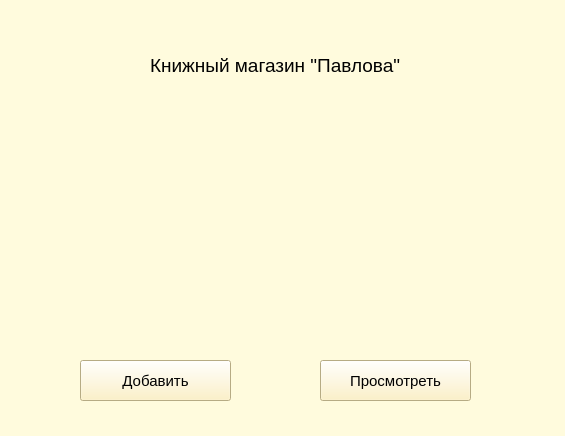
<?xml version="1.0" encoding="UTF-8"?>
<ui version="4.0">
 <class>Form</class>
 <widget class="QWidget" name="Form">
  <property name="geometry">
   <rect>
    <x>0</x>
    <y>0</y>
    <width>565</width>
    <height>436</height>
   </rect>
  </property>
  <property name="windowTitle">
   <string>Form</string>
  </property>
  <property name="styleSheet">
   <string notr="true">background-color: rgb(255, 251, 221);</string>
  </property>
  <widget class="QLabel" name="label">
   <property name="geometry">
    <rect>
     <x>150</x>
     <y>50</y>
     <width>251</width>
     <height>31</height>
    </rect>
   </property>
   <property name="font">
    <font>
     <pointsize>14</pointsize>
    </font>
   </property>
   <property name="text">
    <string>Книжный магазин &quot;Павлова&quot;</string>
   </property>
  </widget>
  <widget class="QPushButton" name="pushButton1">
   <property name="geometry">
    <rect>
     <x>80</x>
     <y>360</y>
     <width>151</width>
     <height>41</height>
    </rect>
   </property>
   <property name="font">
    <font>
     <pointsize>11</pointsize>
    </font>
   </property>
   <property name="styleSheet">
    <string notr="true">background-color: rgb(255, 240, 185);</string>
   </property>
   <property name="text">
    <string>Добавить</string>
   </property>
  </widget>
  <widget class="QPushButton" name="pushButton_2">
   <property name="geometry">
    <rect>
     <x>320</x>
     <y>360</y>
     <width>151</width>
     <height>41</height>
    </rect>
   </property>
   <property name="font">
    <font>
     <pointsize>11</pointsize>
    </font>
   </property>
   <property name="styleSheet">
    <string notr="true">background-color: rgb(255, 240, 185);</string>
   </property>
   <property name="text">
    <string>Просмотреть</string>
   </property>
  </widget>
 </widget>
 <resources/>
 <connections/>
</ui>
